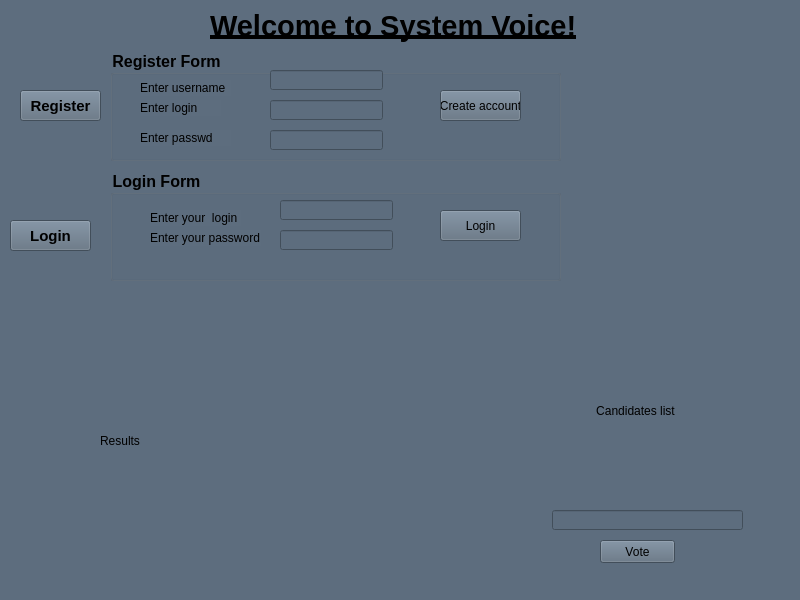
<?xml version="1.0" encoding="UTF-8"?>
<ui version="4.0">
 <class>MainWindow</class>
 <widget class="QMainWindow" name="MainWindow">
  <property name="geometry">
   <rect>
    <x>0</x>
    <y>0</y>
    <width>800</width>
    <height>600</height>
   </rect>
  </property>
  <property name="windowTitle">
   <string>MainWindow</string>
  </property>
  <property name="styleSheet">
   <string notr="true">background-color: #5D6D7E;</string>
  </property>
  <widget class="QWidget" name="centralwidget">
   <widget class="QLabel" name="Heading">
    <property name="geometry">
     <rect>
      <x>210</x>
      <y>0</y>
      <width>391</width>
      <height>51</height>
     </rect>
    </property>
    <property name="font">
     <font>
      <pointsize>22</pointsize>
      <weight>75</weight>
      <bold>true</bold>
      <underline>true</underline>
     </font>
    </property>
    <property name="styleSheet">
     <string notr="true">text-decoration: underline</string>
    </property>
    <property name="text">
     <string>Welcome to System Voice!</string>
    </property>
   </widget>
   <widget class="QPushButton" name="btn_register">
    <property name="geometry">
     <rect>
      <x>20</x>
      <y>90</y>
      <width>81</width>
      <height>31</height>
     </rect>
    </property>
    <property name="font">
     <font>
      <pointsize>11</pointsize>
      <weight>75</weight>
      <bold>true</bold>
     </font>
    </property>
    <property name="text">
     <string>Register</string>
    </property>
   </widget>
   <widget class="QPushButton" name="pushButton_2">
    <property name="geometry">
     <rect>
      <x>10</x>
      <y>220</y>
      <width>81</width>
      <height>31</height>
     </rect>
    </property>
    <property name="font">
     <font>
      <pointsize>11</pointsize>
      <weight>75</weight>
      <bold>true</bold>
     </font>
    </property>
    <property name="text">
     <string>Login</string>
    </property>
   </widget>
   <widget class="QGroupBox" name="RegisterForm">
    <property name="enabled">
     <bool>true</bool>
    </property>
    <property name="geometry">
     <rect>
      <x>110</x>
      <y>50</y>
      <width>451</width>
      <height>111</height>
     </rect>
    </property>
    <property name="font">
     <font>
      <pointsize>12</pointsize>
      <weight>75</weight>
      <bold>true</bold>
     </font>
    </property>
    <property name="title">
     <string>Register Form</string>
    </property>
    <widget class="QPushButton" name="pushButton">
     <property name="geometry">
      <rect>
       <x>330</x>
       <y>40</y>
       <width>81</width>
       <height>31</height>
      </rect>
     </property>
     <property name="text">
      <string>Create account</string>
     </property>
    </widget>
    <widget class="QLineEdit" name="lineEdit">
     <property name="geometry">
      <rect>
       <x>160</x>
       <y>20</y>
       <width>113</width>
       <height>20</height>
      </rect>
     </property>
    </widget>
    <widget class="QLineEdit" name="lineEdit_2">
     <property name="geometry">
      <rect>
       <x>160</x>
       <y>50</y>
       <width>113</width>
       <height>20</height>
      </rect>
     </property>
    </widget>
    <widget class="QLineEdit" name="lineEdit_3">
     <property name="geometry">
      <rect>
       <x>160</x>
       <y>80</y>
       <width>113</width>
       <height>20</height>
      </rect>
     </property>
    </widget>
    <widget class="QLabel" name="label">
     <property name="geometry">
      <rect>
       <x>30</x>
       <y>30</y>
       <width>91</width>
       <height>16</height>
      </rect>
     </property>
     <property name="text">
      <string>Enter username</string>
     </property>
    </widget>
    <widget class="QLabel" name="label_2">
     <property name="geometry">
      <rect>
       <x>30</x>
       <y>50</y>
       <width>81</width>
       <height>16</height>
      </rect>
     </property>
     <property name="text">
      <string>Enter login</string>
     </property>
    </widget>
    <widget class="QLabel" name="label_3">
     <property name="geometry">
      <rect>
       <x>30</x>
       <y>80</y>
       <width>91</width>
       <height>16</height>
      </rect>
     </property>
     <property name="text">
      <string>Enter passwd</string>
     </property>
    </widget>
   </widget>
   <widget class="QGroupBox" name="LoginForm">
    <property name="geometry">
     <rect>
      <x>110</x>
      <y>170</y>
      <width>451</width>
      <height>111</height>
     </rect>
    </property>
    <property name="font">
     <font>
      <pointsize>12</pointsize>
      <weight>75</weight>
      <bold>true</bold>
     </font>
    </property>
    <property name="title">
     <string>Login Form</string>
    </property>
    <widget class="QPushButton" name="pushButton_3">
     <property name="geometry">
      <rect>
       <x>330</x>
       <y>40</y>
       <width>81</width>
       <height>31</height>
      </rect>
     </property>
     <property name="text">
      <string>Login</string>
     </property>
    </widget>
    <widget class="QLineEdit" name="lineEdit_4">
     <property name="geometry">
      <rect>
       <x>170</x>
       <y>30</y>
       <width>113</width>
       <height>20</height>
      </rect>
     </property>
    </widget>
    <widget class="QLineEdit" name="lineEdit_5">
     <property name="geometry">
      <rect>
       <x>170</x>
       <y>60</y>
       <width>113</width>
       <height>20</height>
      </rect>
     </property>
    </widget>
    <widget class="QLabel" name="label_4">
     <property name="geometry">
      <rect>
       <x>40</x>
       <y>40</y>
       <width>91</width>
       <height>16</height>
      </rect>
     </property>
     <property name="text">
      <string>Enter your  login</string>
     </property>
    </widget>
    <widget class="QLabel" name="label_5">
     <property name="geometry">
      <rect>
       <x>40</x>
       <y>60</y>
       <width>111</width>
       <height>16</height>
      </rect>
     </property>
     <property name="text">
      <string>Enter your password</string>
     </property>
    </widget>
   </widget>
   <widget class="QLabel" name="label_6">
    <property name="geometry">
     <rect>
      <x>100</x>
      <y>310</y>
      <width>111</width>
      <height>261</height>
     </rect>
    </property>
    <property name="text">
     <string>Results</string>
    </property>
   </widget>
   <widget class="QPushButton" name="btn_vote">
    <property name="geometry">
     <rect>
      <x>600</x>
      <y>540</y>
      <width>75</width>
      <height>23</height>
     </rect>
    </property>
    <property name="text">
     <string>Vote</string>
    </property>
   </widget>
   <widget class="QLineEdit" name="input_candidate">
    <property name="geometry">
     <rect>
      <x>552</x>
      <y>510</y>
      <width>191</width>
      <height>20</height>
     </rect>
    </property>
   </widget>
   <widget class="QLabel" name="candidates_list">
    <property name="geometry">
     <rect>
      <x>520</x>
      <y>330</y>
      <width>231</width>
      <height>161</height>
     </rect>
    </property>
    <property name="text">
     <string>Candidates list</string>
    </property>
    <property name="alignment">
     <set>Qt::AlignCenter</set>
    </property>
   </widget>
  </widget>
 </widget>
 <resources/>
 <connections/>
</ui>
